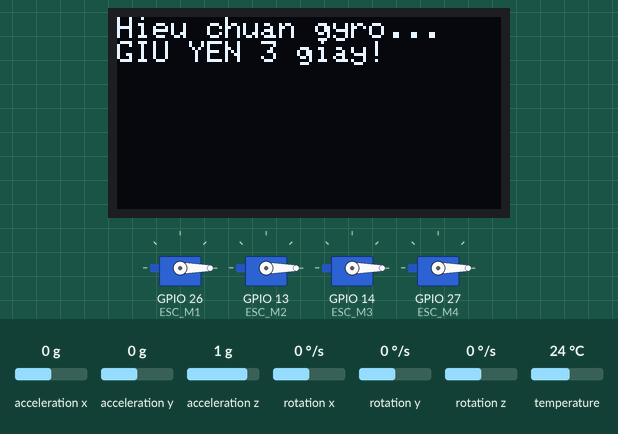
Bench run of a sketch on a simulated ESP32. Shown: 128×64 one-colour display, 4 × servo. Inputs (shaded band) come from the test bench; at power-on: acceleration x 0 g, acceleration y 0 g, acceleration z 1 g, rotation x 0 °/s, rotation y 0 °/s, rotation z 0 °/s, temperature 24 °C. What the sketch prints to the serial monitor is not drawn.

Above: at 5.1 s.
At 11.4 s:
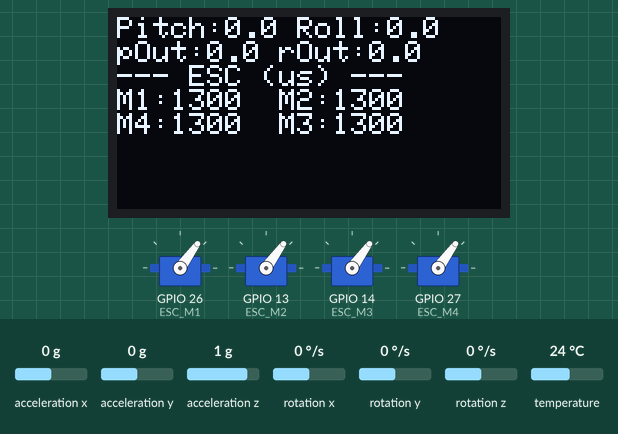
11.5 s: acceleration x set to -1.4 g
At 13.52 s:
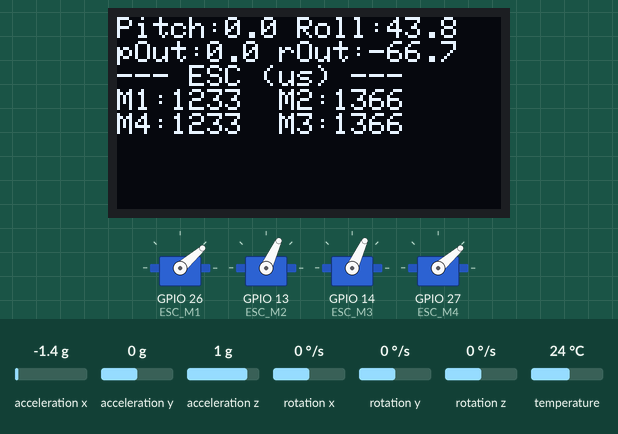
At 15.8 s:
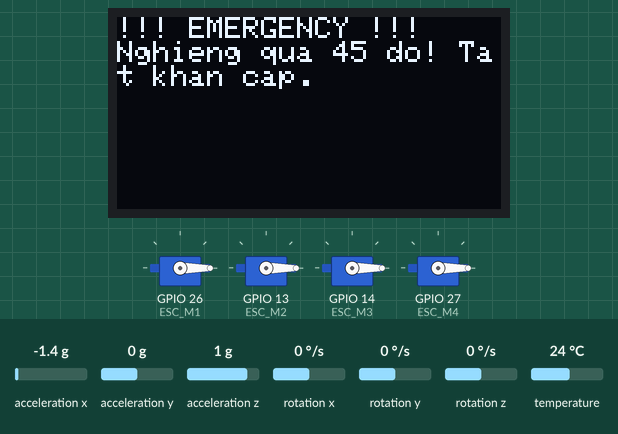
Timing chart, 0 to 17.3 s (numbered marks = the images above; inputs shaded):
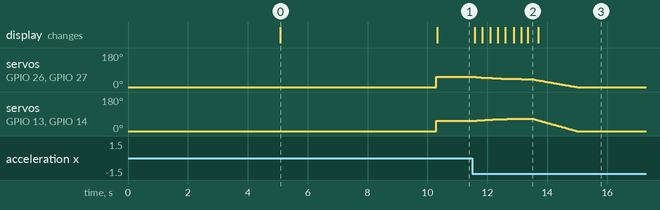

Measured:
- after the input at 11.5 s, servo on GPIO 26 (ESC_M1), servo on GPIO 27 (ESC_M4): moves from 54° to 0° over 3.5 s, starting at once; servo on GPIO 13 (ESC_M2), servo on GPIO 14 (ESC_M3): rises from 54° to 66° in 1.6 s, then falls to 0° in 1.8 s; the display: first changes after 0.08 s (image 2 shows a later state)
- what the display in image 0 shows lasts 5.2 s, from 5.1 s to 10.3 s

The sketch:

PIDv1.ino
```cpp
#include <Wire.h>
#include <Adafruit_MPU6050.h>
#include <Adafruit_Sensor.h>
#include <ESP32Servo.h>
#include <Adafruit_GFX.h>
#include <Adafruit_SSD1306.h>
#include <math.h>

// ================================================================
//  PIN ESC
// ================================================================
const int ESC_M1 = 26; // Front-Left  (FL)
const int ESC_M2 = 13; // Front-Right (FR)
const int ESC_M3 = 14; // Back-Right  (BR)
const int ESC_M4 = 27; // Back-Left   (BL)

Servo esc1, esc2, esc3, esc4;
Adafruit_MPU6050 mpu;

// ================================================================
//  OLED (SSD1306) — dùng I2C bus RIÊNG (bus số 1) để không đụng
//  với MPU6050 đang chạy trên Wire (bus 0, pin 32/33)
//
//  ! CẢNH BÁO: mỗi lần display.display() phải đẩy 1024 byte qua I2C.
//    Ở 400kHz mất ~23ms — trong lúc đó vòng điều khiển BỊ CHẶN.
//    Chỉ nên bật OLED khi hiệu chỉnh trên bàn. Khi bay thật:
//    đặt ENABLE_OLED = 0.
// ================================================================
#define ENABLE_OLED    1

#define SCREEN_WIDTH   128
#define SCREEN_HEIGHT  64
#define OLED_RESET     -1
#define OLED_SDA       21
#define OLED_SCL       22
#define OLED_ADDR      0x3C
#define OLED_FREQ      400000UL   // 100kHz -> 400kHz: giảm block từ ~92ms xuống ~23ms

TwoWire I2C_OLED = TwoWire(1);
Adafruit_SSD1306 display(SCREEN_WIDTH, SCREEN_HEIGHT, &I2C_OLED, OLED_RESET);
bool oledOK = false;

// ================================================================
//  TẦN SỐ CÁC TÁC VỤ
// ================================================================
const unsigned long LOOP_US    = 5000;   // Vòng điều khiển: 200Hz
const unsigned long SERIAL_US  = 100000; // Debug Serial: 10Hz
const unsigned long OLED_US    = 250000; // Vẽ OLED: 4Hz

unsigned long nextLoopUs   = 0;
unsigned long lastSerialUs = 0;
unsigned long lastOledUs   = 0;

// ================================================================
//  THROTTLE (đơn vị: µs PWM)
// ================================================================
const int BASE_THROTTLE = 1300; // Tốc độ hover / cân bằng bình thường
const int MAX_THROTTLE  = 2000; // Tốc độ tối đa cho phép
const int MIN_THROTTLE  = 1100; // Tốc độ tối thiểu (không tắt hẳn)
const int IDLE_THROTTLE = 1000; // Xung "tắt" / arming

// ================================================================
//  TRIM ĐỘNG CƠ (bù chênh lệch ESC/motor/cánh) — đơn vị µs
// ================================================================
//  QUAN TRỌNG: trim phải là OFFSET µs CỐ ĐỊNH, không được nhân %.
//  Nhân % làm lượng bù thay đổi theo throttle và phá vỡ giới hạn
//  MIN/MAX. Trim được cộng TRƯỚC constrain nên không bao giờ đẩy
//  xung ra ngoài dải an toàn.
//
//  Cách chỉnh: tháo cánh, để BASE_THROTTLE, nghe/đo tốc độ 4 motor,
//  cộng/trừ từng chục µs cho tới khi đều nhau. Giữ |trim| < 60µs;
//  nếu cần hơn thì phần cứng đang có vấn đề thật.
// ================================================================
const int TRIM_M1 = 0;
const int TRIM_M2 = 0;
const int TRIM_M3 = 0;
const int TRIM_M4 = 0;

// ================================================================
//  HỆ SỐ PID  ← TINH CHỈNH Ở ĐÂY
// ================================================================
//  Bước tinh chỉnh gợi ý:
//   1. Ki = 0, Kd = 0 → tăng Kp từ từ cho đến khi drone rung nhẹ
//   2. Lùi Kp lại ~30%, sau đó tăng Kd để dập rung
//   3. Cuối cùng thêm Ki nhỏ nếu còn bị lệch góc tĩnh
//
//  Lưu ý: D-term nay lấy trực tiếp từ gyro (°/s) thay vì vi phân
//  góc, nên Kd KHÔNG cùng thang với bản cũ — bắt đầu lại từ ~0.3.
// ================================================================
float Kp_P = 1.5f, Ki_P = 0.02f, Kd_P = 0.3f; // Pitch
float Kp_R = 1.5f, Ki_R = 0.02f, Kd_R = 0.3f; // Roll
float Kp_Y = 2.0f, Ki_Y = 0.00f, Kd_Y = 0.0f; // Yaw (điều khiển theo TỐC ĐỘ quay)

const float PID_CLAMP       = 200.0f; // Giới hạn output PID (µs)
const float INTEGRAL_CLAMP  =  50.0f; // Giới hạn tích phân (anti-windup)
const float SAFE_ANGLE      =  45.0f; // Góc nghiêng tối đa → tắt khẩn cấp

// ================================================================
//  SETPOINT (góc mục tiêu — bay nằm ngang)
// ================================================================
const float PITCH_SP = 0.0f;
const float ROLL_SP  = 0.0f;
const float YAW_RATE_SP = 0.0f; // °/s — giữ hướng, không tự xoay

// ================================================================
//  DẤU TRỤC  ← KIỂM CHỨNG TRÊN BÀN TRƯỚC KHI LẮP CÁNH
// ================================================================
//  GYRO_*_SIGN: làm cho gyro CÙNG DẤU với accel trong bộ lọc bù.
//    Với MPU6050 lắp chuẩn: xoay +θ quanh trục X cho a.y ≈ -g·sin(θ),
//    tức pitchAcc ≈ -θ, trong khi tích phân gyro.x cho +θ → NGƯỢC.
//    Vì vậy mặc định để -1. Nếu góc hiển thị không hội tụ hoặc dao
//    động khi giữ nghiêng cố định → đảo thành +1.
//
//  MIX_*_SIGN: chiều phản hồi ra motor. Nếu drone TỰ NGHIÊNG THÊM
//    (phản hồi dương) thì đảo dấu tương ứng.
//
//  QUY TRÌNH TEST (THÁO CÁNH QUẠT):
//   B1. Nghiêng khung ~30° về phía trước, giữ yên 5 giây.
//       Serial phải hiện P: ổn định ở ~30 (hoặc ~-30) và KHÔNG trôi.
//       Nếu về 0 hoặc dao động → đảo GYRO_PITCH_SIGN.
//   B2. Lặp lại với nghiêng sang phải cho R: / GYRO_ROLL_SIGN.
//   B3. Xem M1..M4: khi nghiêng, motor ở phía THẤP phải TĂNG xung.
//       Nếu ngược → đảo MIX_PITCH_SIGN / MIX_ROLL_SIGN.
// ================================================================
const float GYRO_PITCH_SIGN = -1.0f;
const float GYRO_ROLL_SIGN  = -1.0f;

const float MIX_PITCH_SIGN  = +1.0f;
const float MIX_ROLL_SIGN   = +1.0f;
const float MIX_YAW_SIGN    = +1.0f;

// ================================================================
//  BIẾN TRẠNG THÁI
// ================================================================
float pitch = 0.0f, roll = 0.0f;

//  ALPHA: hằng số thời gian τ = ALPHA*dt/(1-ALPHA).
//  Với dt = 5ms, ALPHA = 0.995 → τ ≈ 1.0s (đủ lọc rung cánh,
//  vẫn đủ nhanh để chống trôi gyro). Bản cũ 0.96 cho τ chỉ 0.48s
//  ở 50Hz và τ = 0.12s ở 200Hz — quá thiên về accel, rất nhạy rung.
const float ALPHA = 0.995f;

unsigned long lastTimeUs = 0;

// Bias gyro đo lúc khởi động (rad/s)
float gyroBiasX = 0.0f, gyroBiasY = 0.0f, gyroBiasZ = 0.0f;

// Biến PID
float pitchIntegral = 0.0f, pitchPrevError = 0.0f;
float rollIntegral  = 0.0f, rollPrevError  = 0.0f;
float yawIntegral   = 0.0f, yawPrevError   = 0.0f;

// Xung đang xuất ra ESC (để emergencyStop hạ ga từ từ)
int curM1 = IDLE_THROTTLE, curM2 = IDLE_THROTTLE;
int curM3 = IDLE_THROTTLE, curM4 = IDLE_THROTTLE;

// Đếm lỗi đọc cảm biến liên tiếp
int sensorFailCount = 0;
const int SENSOR_FAIL_LIMIT = 10; // 10 chu kỳ 200Hz = 50ms mất cảm biến

// ================================================================
//  HÀM PID
// ================================================================
//  measured   : giá trị đo (góc ° hoặc tốc độ °/s)
//  rateForD   : tốc độ quay thô từ gyro (°/s) — dùng cho D-term.
//               Lấy D trực tiếp từ gyro thay vì vi phân sai số giúp
//               tránh khuếch đại nhiễu và không phụ thuộc dt.
//               Dấu âm vì d(error)/dt = -d(measured)/dt khi setpoint
//               không đổi.
//  saturated  : output vòng trước đã bị kẹp chưa (conditional
//               integration — ngừng tích lũy khi motor bão hòa)
// ================================================================
float computePID(float setpoint, float measured, float rateForD,
                 float &integral, float &prevError,
                 float Kp, float Ki, float Kd, float dt) {
  float error = setpoint - measured;

  // Tích phân thô để kiểm tra bão hòa trước khi cộng dồn
  float pTerm = Kp * error;
  float dTerm = -Kd * rateForD;

  // Conditional integration: chỉ cộng dồn khi output chưa bão hòa,
  // hoặc khi sai số có chiều kéo output ra khỏi vùng bão hòa.
  float preOut = pTerm + (Ki * integral) + dTerm;
  bool saturatedHigh = (preOut >  PID_CLAMP);
  bool saturatedLow  = (preOut < -PID_CLAMP);
  if ((!saturatedHigh && !saturatedLow) ||
      (saturatedHigh && error < 0.0f)   ||
      (saturatedLow  && error > 0.0f)) {
    integral += error * dt;
    integral  = constrain(integral, -INTEGRAL_CLAMP, INTEGRAL_CLAMP);
  }

  prevError = error;

  float output = pTerm + (Ki * integral) + dTerm;

  // constrain() với NaN trả về NaN (mọi so sánh đều false), rồi
  // (int)NaN là undefined behavior → phải chặn ở đây.
  if (isnan(output) || isinf(output)) {
    integral = 0.0f;
    return 0.0f;
  }
  return constrain(output, -PID_CLAMP, PID_CLAMP);
}

// ================================================================
//  HIỂN THỊ THÔNG TIN LÊN OLED
// ================================================================
void updateOled(float p, float r, float pOut, float rOut,
                 int m1, int m2, int m3, int m4) {
  if (!oledOK) return; // Không tìm thấy OLED lúc khởi động → bỏ qua

  display.clearDisplay();
  display.setCursor(0, 0);

  display.setTextSize(1);
  display.print("Pitch:"); display.print(p, 1);
  display.print(" Roll:"); display.println(r, 1);

  display.print("pOut:");  display.print(pOut, 1);
  display.print(" rOut:"); display.println(rOut, 1);

  display.println("--- ESC (us) ---");
  display.print("M1:"); display.print(m1);
  display.print("  M2:"); display.println(m2);
  display.print("M4:"); display.print(m4);
  display.print("  M3:"); display.println(m3);

  display.display();
}

// ================================================================
//  DỪNG KHẨN CẤP
// ================================================================
//  Cắt ga đột ngột khi đang bay = rơi tự do. Hạ ga tuyến tính về
//  IDLE trong ~1.5s để drone còn cơ hội tiếp đất mềm.
// ================================================================
void emergencyStop(const char* reason) {
  Serial.print("[EMERGENCY] ");
  Serial.println(reason);

  if (oledOK) {
    display.clearDisplay();
    display.setCursor(0, 0);
    display.setTextSize(1);
    display.println("!!! EMERGENCY !!!");
    display.println(reason);
    display.display();
  }

  // Hạ ga từ từ: 1.5s, bước 20ms
  const int STEPS = 75;
  int s1 = curM1, s2 = curM2, s3 = curM3, s4 = curM4;
  for (int i = 1; i <= STEPS; i++) {
    float k = 1.0f - (float)i / STEPS;
    esc1.writeMicroseconds(IDLE_THROTTLE + (int)((s1 - IDLE_THROTTLE) * k));
    esc2.writeMicroseconds(IDLE_THROTTLE + (int)((s2 - IDLE_THROTTLE) * k));
    esc3.writeMicroseconds(IDLE_THROTTLE + (int)((s3 - IDLE_THROTTLE) * k));
    esc4.writeMicroseconds(IDLE_THROTTLE + (int)((s4 - IDLE_THROTTLE) * k));
    delay(20);
  }

  esc1.writeMicroseconds(IDLE_THROTTLE);
  esc2.writeMicroseconds(IDLE_THROTTLE);
  esc3.writeMicroseconds(IDLE_THROTTLE);
  esc4.writeMicroseconds(IDLE_THROTTLE);

  while (true) delay(500); // Treo vòng lặp, không tiếp tục
}

// ================================================================
//  HIỆU CHUẨN BIAS GYRO
// ================================================================
//  MPU6050 xuất xưởng có offset gyro vài °/s. Không trừ bias thì
//  góc trôi liên tục và tích phân PID chạy theo.
//  ! Drone phải NẰM YÊN TUYỆT ĐỐI trong lúc này.
// ================================================================
void calibrateGyro() {
  const int SAMPLES = 1000;
  double sx = 0.0, sy = 0.0, sz = 0.0;

  Serial.println("[CAL] Dang hieu chuan gyro - GIU DRONE NAM YEN...");
  if (oledOK) {
    display.clearDisplay();
    display.setCursor(0, 0);
    display.println("Hieu chuan gyro...");
    display.println("GIU YEN 3 giay!");
    display.display();
  }

  sensors_event_t a, g, temp;
  for (int i = 0; i < SAMPLES; i++) {
    if (mpu.getEvent(&a, &g, &temp)) {
      sx += g.gyro.x;
      sy += g.gyro.y;
      sz += g.gyro.z;
    } else {
      i--; // Đọc lỗi → thử lại, không làm hỏng trung bình
    }
    delay(3);
  }

  gyroBiasX = (float)(sx / SAMPLES);
  gyroBiasY = (float)(sy / SAMPLES);
  gyroBiasZ = (float)(sz / SAMPLES);

  Serial.print("[CAL] Bias (deg/s) X:");
  Serial.print(gyroBiasX * 57.29578f, 3);
  Serial.print(" Y:"); Serial.print(gyroBiasY * 57.29578f, 3);
  Serial.print(" Z:"); Serial.println(gyroBiasZ * 57.29578f, 3);

  // Khởi tạo góc ban đầu từ accel để không phải chờ filter hội tụ
  if (mpu.getEvent(&a, &g, &temp)) {
    pitch = atan2f(a.acceleration.y,
                   sqrtf(a.acceleration.x * a.acceleration.x +
                         a.acceleration.z * a.acceleration.z)) * 57.29578f;
    roll  = atan2f(-a.acceleration.x, a.acceleration.z) * 57.29578f;
  }
}

// ================================================================
//  SETUP
// ================================================================
void setup() {
  Serial.begin(115200);

#if ENABLE_OLED
  // ---- Khởi OLED (bus I2C riêng, pin 21/22) ----
  I2C_OLED.begin(OLED_SDA, OLED_SCL, OLED_FREQ);
  if (!display.begin(SSD1306_SWITCHCAPVCC, OLED_ADDR)) {
    Serial.println("[WARN] Khong tim thay OLED! Bo qua hien thi.");
    oledOK = false;
  } else {
    oledOK = true;
    display.clearDisplay();
    display.setTextColor(SSD1306_WHITE);
    display.setTextSize(1);
    display.setCursor(0, 0);
    display.println("Dang khoi dong...");
    display.display();
  }
#else
  oledOK = false;
  Serial.println("[INFO] OLED da tat (ENABLE_OLED = 0).");
#endif

  // ---- Khởi ESC, giữ ga = 0 để an toàn ----
  esc1.setPeriodHertz(50); esc1.attach(ESC_M1, 1000, 2000);
  esc2.setPeriodHertz(50); esc2.attach(ESC_M2, 1000, 2000);
  esc3.setPeriodHertz(50); esc3.attach(ESC_M3, 1000, 2000);
  esc4.setPeriodHertz(50); esc4.attach(ESC_M4, 1000, 2000);

  esc1.writeMicroseconds(IDLE_THROTTLE);
  esc2.writeMicroseconds(IDLE_THROTTLE);
  esc3.writeMicroseconds(IDLE_THROTTLE);
  esc4.writeMicroseconds(IDLE_THROTTLE);

  Serial.println("[BOOT] Giu ga 0%. Cho 5s de ESC hoan tat khoi dong...");
  delay(5000);

  // ---- Khởi MPU6050 ----
  Wire.begin(32, 33, 400000); // SDA=32, SCL=33
  if (!mpu.begin(0x68, &Wire)) {
    emergencyStop("Khong tim thay MPU6050!");
  }

  // Cấu hình dải đo phù hợp cho drone nhỏ
  mpu.setAccelerometerRange(MPU6050_RANGE_4_G);
  mpu.setGyroRange(MPU6050_RANGE_500_DEG);
  mpu.setFilterBandwidth(MPU6050_BAND_44_HZ); // OK ở 200Hz (Nyquist = 100Hz)

  calibrateGyro();

  Serial.println("[OK] Vao vong lap PID 200Hz...");
  Serial.println("[!] THAO CANH QUAT truoc khi kiem chung dau truc.");

  lastTimeUs = micros();
  nextLoopUs = micros() + LOOP_US;
}

// ================================================================
//  LOOP CHÍNH — 200Hz (5ms/chu kỳ), KHÔNG dùng delay()
// ================================================================
//  delay(20) của bản cũ là thời gian NGHỈ THÊM, không phải chu kỳ.
//  Chu kỳ thực = 20ms + I2C + Serial (~6ms) + OLED (~92ms) → tần số
//  dao động 8–37Hz với jitter cực lớn. Nay dùng lịch theo micros().
// ================================================================
void loop() {
  // ---- 0. Chờ đến nhịp kế tiếp (không chặn) ----
  unsigned long nowUs = micros();
  if ((long)(nowUs - nextLoopUs) < 0) return;

  // Nếu bị trễ quá 1 chu kỳ (do OLED), bỏ qua các nhịp đã lỡ thay
  // vì cố chạy bù dồn dập.
  if ((long)(nowUs - nextLoopUs) > (long)LOOP_US) {
    nextLoopUs = nowUs + LOOP_US;
  } else {
    nextLoopUs += LOOP_US;
  }

  // ---- 1. Đọc cảm biến + phát hiện mất kết nối ----
  sensors_event_t a, g, temp;
  if (!mpu.getEvent(&a, &g, &temp)) {
    sensorFailCount++;
    if (sensorFailCount >= SENSOR_FAIL_LIMIT) {
      emergencyStop("Mat ket noi MPU6050!");
    }
    return; // Bỏ qua chu kỳ này, giữ nguyên xung ESC lần trước
  }
  sensorFailCount = 0;

  // ---- 2. Tính dt (micros — millis chỉ có do phan giai 5% o 200Hz) ----
  float dt = (nowUs - lastTimeUs) / 1000000.0f;
  lastTimeUs = nowUs;
  dt = constrain(dt, 0.0005f, 0.05f); // Chặn dt bất thường (tràn/trễ)

  // ---- 3. Complementary Filter ----
  float pitchAcc = atan2f(a.acceleration.y,
                    sqrtf(a.acceleration.x * a.acceleration.x +
                          a.acceleration.z * a.acceleration.z)) * 57.29578f;
  float rollAcc  = atan2f(-a.acceleration.x,
                           a.acceleration.z) * 57.29578f;

  // rad/s → °/s, đã trừ bias và chỉnh dấu cho khớp accel
  float gyroX = (g.gyro.x - gyroBiasX) * 57.29578f * GYRO_PITCH_SIGN;
  float gyroY = (g.gyro.y - gyroBiasY) * 57.29578f * GYRO_ROLL_SIGN;
  float gyroZ = (g.gyro.z - gyroBiasZ) * 57.29578f;

  pitch = ALPHA * (pitch + gyroX * dt) + (1.0f - ALPHA) * pitchAcc;
  roll  = ALPHA * (roll  + gyroY * dt) + (1.0f - ALPHA) * rollAcc;

  if (isnan(pitch) || isnan(roll)) {
    emergencyStop("Goc NaN - loi cam bien!");
  }

  // ---- 4. Kiểm tra an toàn góc nghiêng ----
  if (fabsf(pitch) > SAFE_ANGLE || fabsf(roll) > SAFE_ANGLE) {
    emergencyStop("Nghieng qua 45 do! Tat khan cap.");
  }

  // ---- 5. Tính PID ----
  //  D-term lấy trực tiếp từ gyro (°/s) thay vì vi phân góc đã lọc.
  float pitchOut = computePID(PITCH_SP, pitch, gyroX,
                              pitchIntegral, pitchPrevError,
                              Kp_P, Ki_P, Kd_P, dt);
  float rollOut  = computePID(ROLL_SP, roll, gyroY,
                              rollIntegral, rollPrevError,
                              Kp_R, Ki_R, Kd_R, dt);
  //  Yaw điều khiển theo TỐC ĐỘ quay (không có la bàn để giữ góc
  //  tuyệt đối). Không có yaw mixing thì drone tự xoay quanh trục
  //  đứng do mô-men phản lực không cân bằng.
  float yawOut   = computePID(YAW_RATE_SP, gyroZ, 0.0f,
                              yawIntegral, yawPrevError,
                              Kp_Y, Ki_Y, Kd_Y, dt);

  // ---- 6. Motor Mixing (X-frame) ----
  //
  //  Logic vật lý:
  //   pitch > 0 (mũi lên)    → pitchOut âm → giảm M1,M2 (mũi) / tăng M3,M4 (đuôi)
  //   roll  < 0 (phải xuống) → rollOut dương → tăng M1,M4 (trái) / giảm M2,M3 (phải)
  //
  //  Yaw: M1(FL) và M3(BR) quay cùng chiều; M2(FR) và M4(BL) chiều
  //  còn lại. Tăng cặp này / giảm cặp kia tạo mô-men xoay.
  //  Nếu drone xoay ngược ý muốn → đảo MIX_YAW_SIGN.
  //
  //  Công thức:
  //   M1 (FL) = Base + pitchOut + rollOut - yawOut
  //   M2 (FR) = Base + pitchOut - rollOut + yawOut
  //   M3 (BR) = Base - pitchOut - rollOut - yawOut
  //   M4 (BL) = Base - pitchOut + rollOut + yawOut
  //
  //  ! Nếu drone tự nghiêng thêm (feedback dương) → đảo MIX_*_SIGN
  //    ở phần khai báo, KHÔNG sửa công thức ở đây.

  float pOut = pitchOut * MIX_PITCH_SIGN;
  float rOut = rollOut  * MIX_ROLL_SIGN;
  float yOut = yawOut   * MIX_YAW_SIGN;

  // Trim cộng TRƯỚC constrain → không bao giờ vượt MIN/MAX_THROTTLE
  int m1 = constrain((int)(BASE_THROTTLE + pOut + rOut - yOut) + TRIM_M1, MIN_THROTTLE, MAX_THROTTLE); // FL
  int m2 = constrain((int)(BASE_THROTTLE + pOut - rOut + yOut) + TRIM_M2, MIN_THROTTLE, MAX_THROTTLE); // FR
  int m3 = constrain((int)(BASE_THROTTLE - pOut - rOut - yOut) + TRIM_M3, MIN_THROTTLE, MAX_THROTTLE); // BR
  int m4 = constrain((int)(BASE_THROTTLE - pOut + rOut + yOut) + TRIM_M4, MIN_THROTTLE, MAX_THROTTLE); // BL

  // ---- 7. Xuất xung tới ESC ----
  esc1.writeMicroseconds(m1);
  esc2.writeMicroseconds(m2);
  esc3.writeMicroseconds(m3);
  esc4.writeMicroseconds(m4);

  curM1 = m1; curM2 = m2; curM3 = m3; curM4 = m4;

  // ---- 8. Debug Serial (10Hz — Serial Monitor baud 115200) ----
  //  50Hz với ~70 ky tu o 115200 ton ~6ms/chu ky, du de pha nhip
  //  vong dieu khien 200Hz.
  if (nowUs - lastSerialUs >= SERIAL_US) {
    lastSerialUs = nowUs;
    Serial.print("P:");       Serial.print(pitch,    1);
    Serial.print(" R:");      Serial.print(roll,     1);
    Serial.print(" Yr:");     Serial.print(gyroZ,    1);
    Serial.print(" | pOut:"); Serial.print(pitchOut, 1);
    Serial.print(" rOut:");   Serial.print(rollOut,  1);
    Serial.print(" yOut:");   Serial.print(yawOut,   1);
    Serial.print(" | M1:");   Serial.print(m1);
    Serial.print(" M2:");     Serial.print(m2);
    Serial.print(" M3:");     Serial.print(m3);
    Serial.print(" M4:");     Serial.println(m4);
  }

  // ---- 9. Cập nhật OLED (4Hz — mỗi lần vẽ chặn loop ~23ms) ----
  if (oledOK && (nowUs - lastOledUs >= OLED_US)) {
    lastOledUs = nowUs;
    updateOled(pitch, roll, pitchOut, rollOut, m1, m2, m3, m4);
    // Vẽ xong đã trễ nhịp → đặt lại lịch để không chạy bù dồn dập
    nextLoopUs = micros() + LOOP_US;
    lastTimeUs = micros();
  }
}
```
